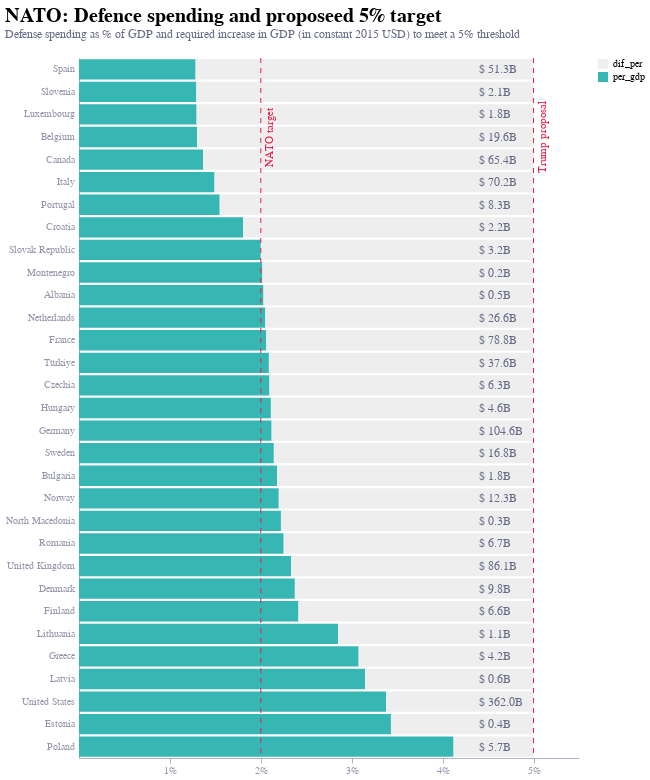

Notebook cell for this chart:
### Code cell
df_2024_sorted = df_2024.copy()
df_2024_sorted['per_gdp'] = df_2024_sorted['value'] / 100

sorting_order = df_2024_sorted[df_2024_sorted["variable"] == "per_gdp"]
sorting_order = sorting_order.sort_values("value", ascending=True)["country"].tolist()

bars = alt.Chart(df_2024_sorted).mark_bar().encode(
    x=alt.X(
        'per_gdp:Q',
        title='2025 Projection (%)',
        axis=alt.Axis(values=[0.01, 0.02, 0.03, 0.04, 0.05], format=".0%"),
    ),
    y=alt.Y(
        'country:N',
        sort=sorting_order,
        title=None
    ),
    color=alt.Color(
        'variable:N',
        title=None,
        scale=alt.Scale(domain=['dif_per','per_gdp'], range=['#EEEEEE','#36B7B4' ])),
    order=alt.Order(
      'variable',
      sort='descending')
)

text = alt.Chart(df_gdp).mark_text(
    align='left',
    fontSize=12,
    color="#676A86"
).encode(
    x=alt.X("per:Q"),
    y=alt.Y("country:N", 
            sort=sorting_order,),  
    text=alt.Text("value:N")
)


text2 = alt.Chart(nato).mark_text(
    fontSize=11,
    color="#E6224B",
    angle=270  
).encode(
    x=alt.X("value:Q"),
    y=alt.Y("country:N", 
            sort=sorting_order,),  
    text=alt.Text("variable:N")
)

text3 = alt.Chart(trump).mark_text(
    fontSize=11,
    color="#E6224B",
    angle=270  
).encode(
    x=alt.X("value:Q"),
    y=alt.Y("country:N", 
            sort=sorting_order,),  
    text=alt.Text("variable:N")
)


vline_2 = alt.Chart(pd.DataFrame({'x': [0.02]})).mark_rule(
    color='#E6224B', strokeDash=[5, 5]).encode(x='x:Q')

vline_5 = alt.Chart(pd.DataFrame({'x': [0.05]})).mark_rule(
    color='#E6224B', strokeDash=[5, 5]).encode(x='x:Q')

chart = alt.layer(
    bars,
    vline_2,
    vline_5,
    text,
    text2,
    text3
).properties(
    width=500,
    height=700,
    title={
        "text": ["NATO: Defence spending and proposed 5% target"],
        "subtitle": ["Defense spending as % of GDP and required increase in GDP (in constant 2015 USD) to meet a 5% threshold", ""],
        "subtitleColor": "#676A86",
        "anchor": "start",
        "fontSize": 20}
    )

chart

### Figure 1 — Vega-Lite specification as saved in the notebook (floating-point values rounded to 4 significant figures)
{"config": {"font": "Circular Std", "mark": {"line": {"interpolate": "monotone"}}, "view": {"stroke": "transparent", "width": 400, "height": 300}, "range": {"category": ["#36B7B4", "#E6224B", "#F4C245", "#0063AF", "#00A767", "#179FDB", "#EB5C2E"], "diverging": ["#E6224B", "#E54753", "#C9C9C9", "#179FDB", "#122B39"], "heatmap": ["#C9C9C9", "#179FDB", "#0063AF", "#122B39"], "ordinal": ["#00A767", "#36B7B4", "#179FDB", "#0063AF", "#243B5A"]}, "axisX": {"domainColor": "#676A86", "domainOpacity": 0.5, "grid": false, "labelAngle": 0, "labelColor": "#676A86", "labelOpacity": 0.7, "orient": "bottom", "tickColor": "#676A86", "tickCount": 10, "tickOpacity": 0.5, "title": false, "titleAlign": "center", "titleAnchor": "middle", "titleColor": "#676A86", "titleFontSize": 12, "titleOpacity": 0.8, "titleY": -15}, "axisY": {"domainColor": "#676A86", "domainOpacity": 0.5, "gridColor": "#676A86", "gridDash": [1, 5], "gridOpacity": 0.5, "labelColor": "#676A86", "labelOpacity": 0.7, "labelPadding": 5, "tickColor": "#676A86", "tickCount": 8, "tickOpacity": 0.5, "ticks": false, "titleAlign": "left", "titleAngle": 0, "titleBaseline": "bottom", "titleColor": "#676A86", "titleFontSize": 12, "titleOpacity": 0.8, "titleX": 0, "titleY": -7}}, "layer": [{"data": {"name": "data-a0fa759755456119ebcab0f54dabdc82"}, "mark": {"type": "bar"}, "encoding": {"color": {"field": "variable", "scale": {"domain": ["dif_per", "per_gdp"], "range": ["#EEEEEE", "#36B7B4"]}, "title": null, "type": "nominal"}, "order": {"field": "variable", "sort": "descending", "type": "nominal"}, "x": {"axis": {"format": ".0%", "values": [0.01, 0.02, 0.03, 0.04, 0.05]}, "field": "per_gdp", "title": "2025 Projection (%)", "type": "quantitative"}, "y": {"field": "country", "sort": ["Spain", "Slovenia", "Luxembourg", "Belgium", "Canada", "Italy", "Portugal", "Croatia", "Slovak Republic", "Montenegro", "Albania", "Netherlands", "France", "Türkiye", "Czechia", "Hungary", "Germany", "Sweden", "Bulgaria", "Norway", "North Macedonia", "Romania", "United Kingdom", "Denmark", "Finland", "Lithuania", "Greece", "Latvia", "United States", "Estonia", "Poland"], "title": null, "type": "nominal"}}}, {"data": {"name": "data-c3c5a060fdb09719ef8584239754836c"}, "mark": {"type": "rule", "color": "#E6224B", "strokeDash": [5, 5]}, "encoding": {"x": {"field": "x", "type": "quantitative"}}}, {"data": {"name": "data-b26d8a178b4f4ee5eb764c0f69e021da"}, "mark": {"type": "rule", "color": "#E6224B", "strokeDash": [5, 5]}, "encoding": {"x": {"field": "x", "type": "quantitative"}}}, {"data": {"name": "data-57d7dd0b56577b148e87346b88bf7a27"}, "mark": {"type": "text", "align": "left", "color": "#676A86", "fontSize": 12}, "encoding": {"text": {"field": "value", "type": "nominal"}, "x": {"field": "per", "type": "quantitative"}, "y": {"field": "country", "sort": ["Spain", "Slovenia", "Luxembourg", "Belgium", "Canada", "Italy", "Portugal", "Croatia", "Slovak Republic", "Montenegro", "Albania", "Netherlands", "France", "Türkiye", "Czechia", "Hungary", "Germany", "Sweden", "Bulgaria", "Norway", "North Macedonia", "Romania", "United Kingdom", "Denmark", "Finland", "Lithuania", "Greece", "Latvia", "United States", "Estonia", "Poland"], "type": "nominal"}}}, {"data": {"name": "data-423086903c17dbe48b53cde122856c6f"}, "mark": {"type": "text", "angle": 270, "color": "#E6224B", "fontSize": 11}, "encoding": {"text": {"field": "variable", "type": "nominal"}, "x": {"field": "value", "type": "quantitative"}, "y": {"field": "country", "sort": ["Spain", "Slovenia", "Luxembourg", "Belgium", "Canada", "Italy", "Portugal", "Croatia", "Slovak Republic", "Montenegro", "Albania", "Netherlands", "France", "Türkiye", "Czechia", "Hungary", "Germany", "Sweden", "Bulgaria", "Norway", "North Macedonia", "Romania", "United Kingdom", "Denmark", "Finland", "Lithuania", "Greece", "Latvia", "United States", "Estonia", "Poland"], "type": "nominal"}}}, {"data": {"name": "data-c692c77061307f014a89dda036bb2c5b"}, "mark": {"type": "text", "angle": 270, "color": "#E6224B", "fontSize": 11}, "encoding": {"text": {"field": "variable", "type": "nominal"}, "x": {"field": "value", "type": "quantitative"}, "y": {"field": "country", "sort": ["Spain", "Slovenia", "Luxembourg", "Belgium", "Canada", "Italy", "Portugal", "Croatia", "Slovak Republic", "Montenegro", "Albania", "Netherlands", "France", "Türkiye", "Czechia", "Hungary", "Germany", "Sweden", "Bulgaria", "Norway", "North Macedonia", "Romania", "United Kingdom", "Denmark", "Finland", "Lithuania", "Greece", "Latvia", "United States", "Estonia", "Poland"], "type": "nominal"}}}], "height": 700, "title": {"text": ["NATO: Defence spending and proposeed 5% target"], "subtitle": ["Defense spending as % of GDP and required increase in GDP (in constant 2015 USD) to meet a 5% threshold", ""], "subtitleColor": "#676A86", "anchor": "start", "fontSize": 20}, "width": 500, "$schema": "https://vega.github.io/schema/vega-lite/v5.20.1.json", "datasets": {"data-a0fa759755456119ebcab0f54dabdc82": [{"country": "Albania", "variable": "per_gdp", "value": 2.029, "per_gdp": 0.02029}, {"country": "Belgium", "variable": "per_gdp", "value": 1.299, "per_gdp": 0.01299}, {"country": "Bulgaria", "variable": "per_gdp", "value": 2.179, "per_gdp": 0.02179}, {"country": "Canada", "variable": "per_gdp", "value": 1.365, "per_gdp": 0.01365}, {"country": "Croatia", "variable": "per_gdp", "value": 1.807, "per_gdp": 0.01807}, {"country": "Czechia", "variable": "per_gdp", "value": 2.096, "per_gdp": 0.02096}, {"country": "Denmark", "variable": "per_gdp", "value": 2.375, "per_gdp": 0.02375}, {"country": "Estonia", "variable": "per_gdp", "value": 3.431, "per_gdp": 0.03431}, {"country": "Finland", "variable": "per_gdp", "value": 2.414, "per_gdp": 0.02414}, {"country": "France", "variable": "per_gdp", "value": 2.06, "per_gdp": 0.0206}, {"country": "Germany", "variable": "per_gdp", "value": 2.119, "per_gdp": 0.02119}, {"country": "Greece", "variable": "per_gdp", "value": 3.076, "per_gdp": 0.03076}, {"country": "Hungary", "variable": "per_gdp", "value": 2.111, "per_gdp": 0.02111}, {"country": "Italy", "variable": "per_gdp", "value": 1.491, "per_gdp": 0.01491}, {"country": "Latvia", "variable": "per_gdp", "value": 3.148, "per_gdp": 0.03148}, {"country": "Lithuania", "variable": "per_gdp", "value": 2.85, "per_gdp": 0.0285}, {"country": "Luxembourg", "variable": "per_gdp", "value": 1.294, "per_gdp": 0.01294}, {"country": "Montenegro", "variable": "per_gdp", "value": 2.017, "per_gdp": 0.02017}, {"country": "Netherlands", "variable": "per_gdp", "value": 2.05, "per_gdp": 0.0205}, {"country": "North Macedonia", "variable": "per_gdp", "value": 2.221, "per_gdp": 0.02221}, {"country": "Norway", "variable": "per_gdp", "value": 2.198, "per_gdp": 0.02198}, {"country": "Poland", "variable": "per_gdp", "value": 4.12, "per_gdp": 0.0412}, {"country": "Portugal", "variable": "per_gdp", "value": 1.548, "per_gdp": 0.01548}, {"country": "Romania", "variable": "per_gdp", "value": 2.252, "per_gdp": 0.02252}, {"country": "Slovak Republic", "variable": "per_gdp", "value": 2.0, "per_gdp": 0.02}, {"country": "Slovenia", "variable": "per_gdp", "value": 1.291, "per_gdp": 0.01291}, {"country": "Spain", "variable": "per_gdp", "value": 1.283, "per_gdp": 0.01283}, {"country": "Sweden", "variable": "per_gdp", "value": 2.143, "per_gdp": 0.02143}, {"country": "Türkiye", "variable": "per_gdp", "value": 2.089, "per_gdp": 0.02089}, {"country": "United Kingdom", "variable": "per_gdp", "value": 2.332, "per_gdp": 0.02332}, {"country": "United States", "variable": "per_gdp", "value": 3.379, "per_gdp": 0.03379}, {"country": "Albania", "variable": "dif_per", "value": 2.971, "per_gdp": 0.02971}, {"country": "Belgium", "variable": "dif_per", "value": 3.701, "per_gdp": 0.03701}, {"country": "Bulgaria", "variable": "dif_per", "value": 2.821, "per_gdp": 0.02821}, {"country": "Canada", "variable": "dif_per", "value": 3.635, "per_gdp": 0.03635}, {"country": "Croatia", "variable": "dif_per", "value": 3.193, "per_gdp": 0.03193}, {"country": "Czechia", "variable": "dif_per", "value": 2.904, "per_gdp": 0.02904}, {"country": "Denmark", "variable": "dif_per", "value": 2.625, "per_gdp": 0.02625}, {"country": "Estonia", "variable": "dif_per", "value": 1.569, "per_gdp": 0.01569}, {"country": "Finland", "variable": "dif_per", "value": 2.586, "per_gdp": 0.02586}, {"country": "France", "variable": "dif_per", "value": 2.94, "per_gdp": 0.0294}, {"country": "Germany", "variable": "dif_per", "value": 2.881, "per_gdp": 0.02881}, {"country": "Greece", "variable": "dif_per", "value": 1.924, "per_gdp": 0.01924}, {"country": "Hungary", "variable": "dif_per", "value": 2.889, "per_gdp": 0.02889}, {"country": "Italy", "variable": "dif_per", "value": 3.509, "per_gdp": 0.03509}, {"country": "Latvia", "variable": "dif_per", "value": 1.852, "per_gdp": 0.01852}, {"country": "Lithuania", "variable": "dif_per", "value": 2.15, "per_gdp": 0.0215}, {"country": "Luxembourg", "variable": "dif_per", "value": 3.706, "per_gdp": 0.03706}, {"country": "Montenegro", "variable": "dif_per", "value": 2.983, "per_gdp": 0.02983}, {"country": "Netherlands", "variable": "dif_per", "value": 2.95, "per_gdp": 0.0295}, {"country": "North Macedonia", "variable": "dif_per", "value": 2.779, "per_gdp": 0.02779}, {"country": "Norway", "variable": "dif_per", "value": 2.802, "per_gdp": 0.02802}, {"country": "Poland", "variable": "dif_per", "value": 0.8798, "per_gdp": 0.008798}, {"country": "Portugal", "variable": "dif_per", "value": 3.452, "per_gdp": 0.03452}, {"country": "Romania", "variable": "dif_per", "value": 2.748, "per_gdp": 0.02748}, {"country": "Slovak Republic", "variable": "dif_per", "value": 3.0, "per_gdp": 0.03}, {"country": "Slovenia", "variable": "dif_per", "value": 3.709, "per_gdp": 0.03709}, {"country": "Spain", "variable": "dif_per", "value": 3.717, "per_gdp": 0.03717}, {"country": "Sweden", "variable": "dif_per", "value": 2.857, "per_gdp": 0.02857}, {"country": "Türkiye", "variable": "dif_per", "value": 2.911, "per_gdp": 0.02911}, {"country": "United Kingdom", "variable": "dif_per", "value": 2.668, "per_gdp": 0.02668}, {"country": "United States", "variable": "dif_per", "value": 1.621, "per_gdp": 0.01621}], "data-c3c5a060fdb09719ef8584239754836c": [{"x": 0.02}], "data-b26d8a178b4f4ee5eb764c0f69e021da": [{"x": 0.05}], "data-57d7dd0b56577b148e87346b88bf7a27": [{"country": "Albania", "variable": "dif_spen", "value": "$ 0.5B", "per": 0.044}, {"country": "Belgium", "variable": "dif_spen", "value": "$ 19.6B", "per": 0.044}, {"country": "Bulgaria", "variable": "dif_spen", "value": "$ 1.8B", "per": 0.044}, {"country": "Canada", "variable": "dif_spen", "value": "$ 65.4B", "per": 0.044}, {"country": "Croatia", "variable": "dif_spen", "value": "$ 2.2B", "per": 0.044}, {"country": "Czechia", "variable": "dif_spen", "value": "$ 6.3B", "per": 0.044}, {"country": "Denmark", "variable": "dif_spen", "value": "$ 9.8B", "per": 0.044}, {"country": "Estonia", "variable": "dif_spen", "value": "$ 0.4B", "per": 0.044}, {"country": "Finland", "variable": "dif_spen", "value": "$ 6.6B", "per": 0.044}, {"country": "France", "variable": "dif_spen", "value": "$ 78.8B", "per": 0.044}, {"country": "Germany", "variable": "dif_spen", "value": "$ 104.6B", "per": 0.044}, {"country": "Greece", "variable": "dif_spen", "value": "$ 4.2B", "per": 0.044}, {"country": "Hungary", "variable": "dif_spen", "value": "$ 4.6B", "per": 0.044}, {"country": "Italy", "variable": "dif_spen", "value": "$ 70.2B", "per": 0.044}, {"country": "Latvia", "variable": "dif_spen", "value": "$ 0.6B", "per": 0.044}, {"country": "Lithuania", "variable": "dif_spen", "value": "$ 1.1B", "per": 0.044}, {"country": "Luxembourg", "variable": "dif_spen", "value": "$ 1.8B", "per": 0.044}, {"country": "Montenegro", "variable": "dif_spen", "value": "$ 0.2B", "per": 0.044}, {"country": "Netherlands", "variable": "dif_spen", "value": "$ 26.6B", "per": 0.044}, {"country": "North Macedonia", "variable": "dif_spen", "value": "$ 0.3B", "per": 0.044}, {"country": "Norway", "variable": "dif_spen", "value": "$ 12.3B", "per": 0.044}, {"country": "Poland", "variable": "dif_spen", "value": "$ 5.7B", "per": 0.044}, {"country": "Portugal", "variable": "dif_spen", "value": "$ 8.3B", "per": 0.044}, {"country": "Romania", "variable": "dif_spen", "value": "$ 6.7B", "per": 0.044}, {"country": "Slovak Republic", "variable": "dif_spen", "value": "$ 3.2B", "per": 0.044}, {"country": "Slovenia", "variable": "dif_spen", "value": "$ 2.1B", "per": 0.044}, {"country": "Spain", "variable": "dif_spen", "value": "$ 51.3B", "per": 0.044}, {"country": "Sweden", "variable": "dif_spen", "value": "$ 16.8B", "per": 0.044}, {"country": "Türkiye", "variable": "dif_spen", "value": "$ 37.6B", "per": 0.044}, {"country": "United Kingdom", "variable": "dif_spen", "value": "$ 86.1B", "per": 0.044}, {"country": "United States", "variable": "dif_spen", "value": "$ 362.0B", "per": 0.044}], "data-423086903c17dbe48b53cde122856c6f": [{"country": "Belgium", "variable": "NATO target", "value": 0.021}], "data-c692c77061307f014a89dda036bb2c5b": [{"country": "Belgium", "variable": "Trump proposal", "value": 0.051}]}}
